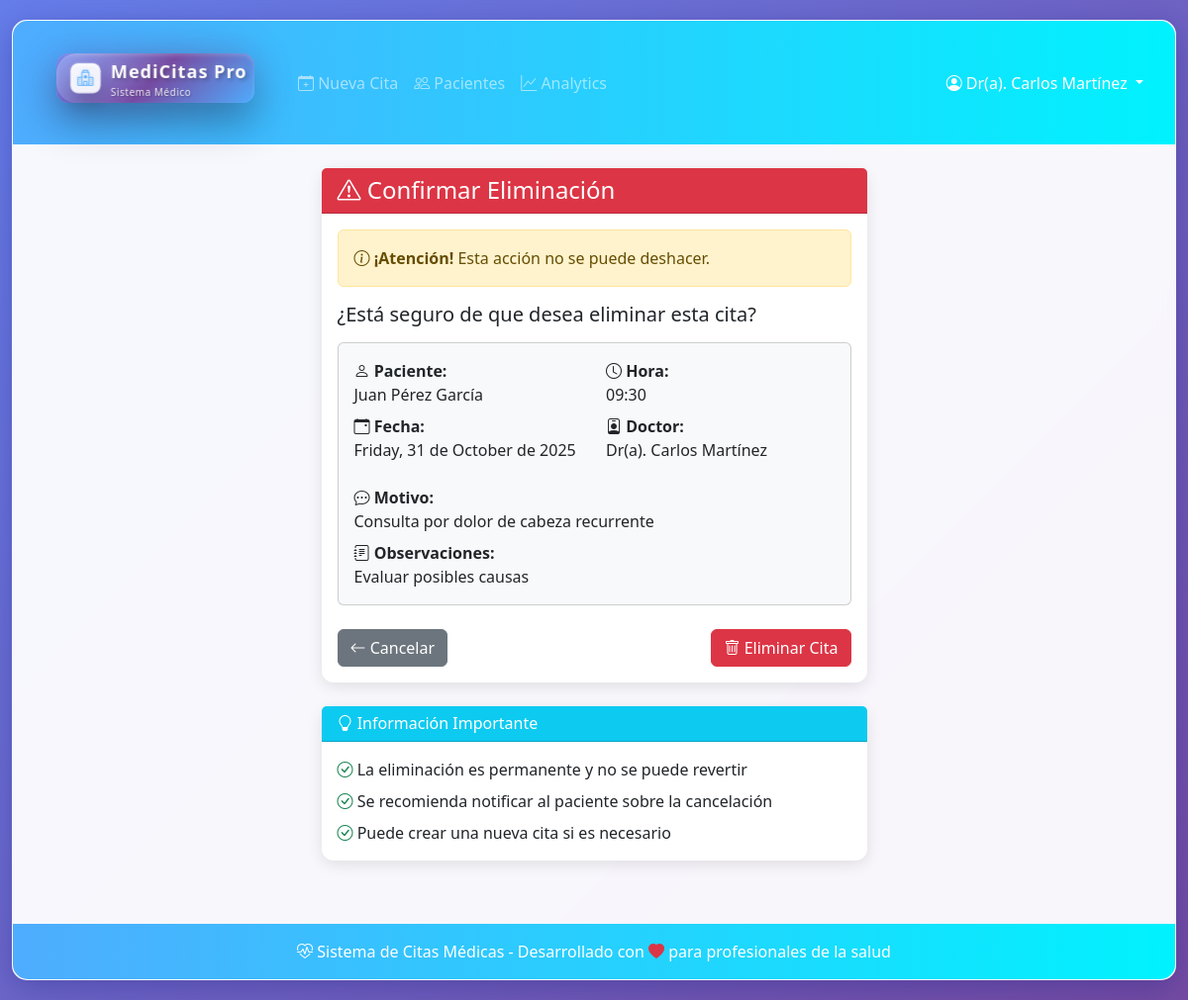
The page /api/v1/appointments/eliminar/3/ (signed in) on the database its author committed.
### appointments/models.py (models this page shows, shortened)
class Appointment(models.Model):
    paciente = models.ForeignKey(
        'patients.Patient',  # Usa la referencia en cadena para evitar importaciones cíclicas
        on_delete=models.CASCADE,
        verbose_name="Paciente"
    )
    doctor = models.ForeignKey('doctors.Doctor', on_delete=models.CASCADE)  # Referencia correcta al modelo Doctor
    fecha = models.DateTimeField(verbose_name="Fecha y hora de la cita")
    motivo = models.TextField(verbose_name="Motivo de la consulta")
    observaciones = models.TextField(blank=True, null=True, verbose_name="Observaciones del doctor")
    creada_en = models.DateTimeField(auto_now_add=True)
    class Meta:
        verbose_name = "Cita Médica"
        verbose_name_plural = "Citas Médicas"
        ordering = ['-fecha']

### patients/models.py (models this page shows, shortened)
class Patient(models.Model):
    PRIORITY_LOW = 'B'
    PRIORITY_MEDIUM = 'M'
    PRIORITY_HIGH = 'A'
    PRIORITY_URGENT = 'U'
    PRIORITY_CHOICES = [
        (PRIORITY_LOW, 'Baja'),
        (PRIORITY_MEDIUM, 'Media'),
        (PRIORITY_HIGH, 'Alta'),
        (PRIORITY_URGENT, 'Urgente'),
    ]
    nombre = models.CharField(
        max_length=100,
        verbose_name="Nombre"
    )
    apellidos = models.CharField(
        max_length=150,
        verbose_name="Apellidos"
    )
    fecha_nacimiento = models.DateField(
        verbose_name="Fecha de Nacimiento",
        null=True,  # Puede ser opcional si no siempre se conoce
        blank=True  # Permite dejarlo vacío en formularios
    )
    dni = models.CharField(
        max_length=20,
        unique=True,  # Asegura que no haya dos pacientes con el mismo DNI/ID
        verbose_name="DNI / ID",
        help_text="Documento Personal de Identidad del paciente."
    )
    historial_medico_basico = models.TextField(
        verbose_name="Historial Médico Básico",
        blank=True, # Puede estar vacío
        null=True,  # Permite valor NULL en la base de datos
        help_text="Alergias conocidas, condiciones preexistentes, medicación actual relevante, etc."
    )
    informacion_contacto = models.TextField(
        verbose_name="Información de Contacto",
        blank=True,
        null=True,
        help_text="Teléfono, email, dirección, contacto de emergencia, etc."
    )
    prioridad = models.CharField(
        max_length=1,
        choices=PRIORITY_CHOICES,
        default=PRIORITY_LOW, # Establece 'Baja' como prioridad por defecto
        verbose_name="Prioridad",
        help_text="Nivel de prioridad para la atención del paciente."
    )
    class Meta:
        verbose_name = "Paciente"
        verbose_name_plural = "Pacientes"
        ordering = ['apellidos', 'nombre'] # Ordenar por defecto por apellidos, luego nombre

### doctors/models.py (models this page shows, shortened)
class Doctor(models.Model):
    usuario = models.OneToOneField(User, on_delete=models.CASCADE, verbose_name="Usuario")
    nombre = models.CharField(max_length=100, verbose_name="Nombre")
    apellidos = models.CharField(max_length=150, verbose_name="Apellidos")
    especialidad = models.CharField(max_length=100, verbose_name="Especialidad")
    telefono = models.CharField(max_length=20, blank=True, verbose_name="Teléfono de contacto")
    class Meta:
        verbose_name = "Doctor"
        verbose_name_plural = "Doctores"
        ordering = ['apellidos', 'nombre']

### appointments/views.py (the view, shortened to what this page needs)
# urls.py: path('eliminar/<int:cita_id>/', eliminar_cita, name='eliminar_cita'),
@login_required
def eliminar_cita(request, cita_id):
    doctor = get_object_or_404(Doctor, usuario=request.user)
    cita = get_object_or_404(Appointment, id=cita_id, doctor=doctor)
    context = {
        'cita': cita,
        'doctor': doctor,
    }
    return render(request, 'confirmar_eliminar_cita.html', context)

### templates/confirmar_eliminar_cita.html (shortened to what this page needs)
{% extends 'base.html' %}
{% block content %}
<div class="row justify-content-center">
    <div class="col-lg-6">
        <div class="card card-custom border-danger">
            <div class="card-header bg-danger text-white">
                <h4 class="mb-0">
                    <i class="bi bi-exclamation-triangle"></i> Confirmar Eliminación
                </h4>
            </div>
            <div class="card-body">
                <div class="alert alert-warning" role="alert">
                    <i class="bi bi-info-circle"></i>
                    <strong>¡Atención!</strong> Esta acción no se puede deshacer.
                </div>
                <h5 class="mb-3">¿Está seguro de que desea eliminar esta cita?</h5>
                <div class="card bg-light">
                    <div class="card-body">
                        <div class="row">
                            <div class="col-md-6">
                                <p class="mb-2">
                                    <strong><i class="bi bi-person"></i> Paciente:</strong><br>
                                    {{ cita.paciente.nombre }} {{ cita.paciente.apellidos }}
                                </p>
                                <p class="mb-2">
                                    <strong><i class="bi bi-calendar-event"></i> Fecha:</strong><br>
                                    {{ cita.fecha|date:"l, d \d\e F \d\e Y" }}
                                </p>
                            </div>
                            <div class="col-md-6">
                                <p class="mb-2">
                                    <strong><i class="bi bi-clock"></i> Hora:</strong><br>
                                    {{ cita.fecha|date:"H:i" }}
                                </p>
                                <p class="mb-2">
                                    <strong><i class="bi bi-person-badge"></i> Doctor:</strong><br>
                                    Dr(a). {{ doctor.usuario.first_name }} {{ doctor.usuario.last_name }}
                                </p>
                            </div>
                        </div>
                        <div class="mt-3">
                            <p class="mb-2">
                                <strong><i class="bi bi-chat-dots"></i> Motivo:</strong><br>
                                {{ cita.motivo|truncatewords:20 }}
                            </p>
                            {% if cita.observaciones %}
                                <p class="mb-0">
                                    <strong><i class="bi bi-journal-text"></i> Observaciones:</strong><br>
                                    {{ cita.observaciones|truncatewords:20 }}
                                </p>
                            {% endif %}
                        </div>
                    </div>
                </div>
                <div class="d-flex justify-content-between align-items-center mt-4">
                    <a href="{% url 'doctor_dashboard' %}" class="btn btn-secondary">
                        <i class="bi bi-arrow-left"></i> Cancelar
                    </a>
                    <form method="post" class="d-inline">
                        <button type="submit" class="btn btn-danger" id="deleteBtn">
                            <i class="bi bi-trash"></i> Eliminar Cita
                        </button>
                    </form>
                </div>
            </div>
        </div>
        <div class="card card-custom mt-4">
            <div class="card-header bg-info text-white">
                <h6 class="mb-0">
                    <i class="bi bi-lightbulb"></i> Información Importante
                </h6>
            </div>
            <div class="card-body">
                <ul class="list-unstyled mb-0">
                    <li class="mb-2">
                        <i class="bi bi-check-circle text-success"></i>
                        La eliminación es permanente y no se puede revertir
                    </li>
                    <li class="mb-2">
                        <i class="bi bi-check-circle text-success"></i>
                        Se recomienda notificar al paciente sobre la cancelación
                    </li>
                    <li class="mb-0">
                        <i class="bi bi-check-circle text-success"></i>
                        Puede crear una nueva cita si es necesario
                    </li>
                </ul>
            </div>
        </div>
    </div>
</div>
{% endblock %}

### templates/base.html (shortened to what this page needs)
{% load static %}
<!DOCTYPE html>
<html lang="es">
<head>
    <link href="https://cdn.jsdelivr.net/npm/bootstrap@5.3.0/dist/css/bootstrap.min.css" rel="stylesheet">
    <link href="https://cdn.jsdelivr.net/npm/bootstrap-icons@1.10.0/font/bootstrap-icons.css" rel="stylesheet">
    <link href="{% static 'css/logo.css' %}" rel="stylesheet">
</head>
<body>
    <div class="container-fluid">
        <div class="main-container">
            <nav class="navbar navbar-expand-lg navbar-dark navbar-custom">
                <div class="container-fluid px-4">
                    <a class="navbar-brand" href="{% url 'doctor_dashboard' %}">
                        <div class="logo-3d-container">
                            <div class="logo-3d logo-compact">
                                <div class="logo-glow"></div>
                                <div class="logo-background"></div>
                                <div class="logo-icon">
                                    <i class="bi bi-hospital"></i>
                                </div>
                                <div class="logo-text">
                                    <h1 class="logo-title">MediCitas Pro</h1>
                                    <p class="logo-subtitle">Sistema Médico</p>
                                </div>
                            </div>
                        </div>
                    </a>
                    <div class="navbar-nav me-auto">
                        <li class="nav-item">
                            <a class="nav-link" href="{% url 'crear_cita' %}">
                                <i class="bi bi-calendar-plus"></i> Nueva Cita
                            </a>
                        </li>
                        <li class="nav-item">
                            <a class="nav-link" href="{% url 'patient_dashboard' %}">
                                <i class="bi bi-people"></i> Pacientes
                            </a>
                        </li>
                        <li class="nav-item">
                            <a class="nav-link" href="{% url 'analytics_dashboard' %}">
                                <i class="bi bi-graph-up"></i> Analytics
                            </a>
                        </li>
                    </div>
                    {% if user.is_authenticated %}
                    <div class="navbar-nav ms-auto">
                        <div class="nav-item dropdown">
                            <a class="nav-link dropdown-toggle text-white" href="#" role="button" data-bs-toggle="dropdown">
                                <i class="bi bi-person-circle"></i> Dr(a). {{ user.first_name }} {{ user.last_name }}
                            </a>
                        </div>
                    </div>
                    {% endif %}
                </div>
            </nav>
            <main class="container-fluid p-4 fade-in">
                {% block content %}{% endblock %}
            </main>
            <footer class="footer-custom text-white text-center py-3">
                <div class="container">
                    <p class="mb-0">
                        <i class="bi bi-heart-pulse"></i> Sistema de Citas Médicas -
                        Desarrollado con <i class="bi bi-heart-fill text-danger"></i> para profesionales de la salud
                    </p>
                </div>
            </footer>
        </div>
    </div>
</body>
</html>

### static/css/logo.css (style rules this page uses)
.logo-3d-container { perspective: 1000px; display: inline-block; margin: 20px; }
.logo-3d { position: relative; width: 300px; height: 120px; transform-style: preserve-3d; transition: transform 0.6s ease; cursor: pointer; }
.logo-background { position: absolute; width: 100%; height: 100%; background: linear-gradient(135deg, #667eea 0%, #764ba2 50%, #4facfe 100%); border-radius: 20px; box-shadow: 0 20px 40px rgba(0, 0, 0, 0.3), inset 0 2px 4px rgba(255, 255, 255, 0.2); transform: translateZ(0); }
.logo-background::before { content: ''; position: absolute; top: 0; left: 0; right: 0; bottom: 0; background: linear-gradient(135deg, rgba(255,255,255,0.3) 0%, transparent 50%); border-radius: 20px; transform: translateZ(1px); }
.logo-icon { position: absolute; top: 20px; left: 30px; width: 60px; height: 60px; background: rgba(255, 255, 255, 0.9); border-radius: 15px; display: flex; align-items: center; justify-content: center; font-size: 28px; color: #4facfe; box-shadow: 0 10px 20px rgba(0, 0, 0, 0.2), inset 0 2px 4px rgba(255, 255, 255, 0.8); transform: translateZ(10px); animation: pulse 2s ease-in-out infinite; }
.logo-text { position: absolute; top: 25px; left: 110px; right: 20px; transform: translateZ(5px); }
.logo-title { font-family: 'Segoe UI', Tahoma, Geneva, Verdana, sans-serif; font-size: 32px; font-weight: 700; color: white; text-shadow: 2px 2px 4px rgba(0, 0, 0, 0.3), 0 0 10px rgba(255, 255, 255, 0.2); margin: 0; letter-spacing: 1px; }
.logo-subtitle { font-family: 'Segoe UI', Tahoma, Geneva, Verdana, sans-serif; font-size: 14px; font-weight: 400; color: rgba(255, 255, 255, 0.9); text-shadow: 1px 1px 2px rgba(0, 0, 0, 0.3); margin: 5px 0 0 0; letter-spacing: 0.5px; }
.logo-glow { position: absolute; top: -10px; left: -10px; right: -10px; bottom: -10px; background: linear-gradient(135deg, #667eea, #764ba2, #4facfe); border-radius: 30px; opacity: 0.3; filter: blur(15px); transform: translateZ(-5px); animation: glow 3s ease-in-out infinite alternate; }
.logo-compact { width: 200px; height: 50px; transform-style: preserve-3d; transition: transform 0.3s ease; }
.logo-compact .logo-background { height: 50px; border-radius: 12px; }
.logo-compact .logo-icon { width: 30px; height: 30px; top: 10px; left: 15px; font-size: 16px; border-radius: 8px; }
.logo-compact .logo-text { top: 8px; left: 55px; }
.logo-compact .logo-title { font-size: 18px; margin: 0; }
.logo-compact .logo-subtitle { font-size: 10px; margin: 2px 0 0 0; }

### templates/base.html (style rules this page uses)
:root { --primary-color: #0d6efd; --secondary-color: #6c757d; --success-color: #198754; --danger-color: #dc3545; --warning-color: #ffc107; --info-color: #0dcaf0; }
body { background: linear-gradient(135deg, #667eea 0%, #764ba2 100%); min-height: 100vh; font-family: 'Segoe UI', Tahoma, Geneva, Verdana, sans-serif; }
.main-container { background: rgba(255, 255, 255, 0.95); backdrop-filter: blur(10px); border-radius: 15px; box-shadow: 0 8px 32px rgba(31, 38, 135, 0.37); border: 1px solid rgba(255, 255, 255, 0.18); margin: 20px auto; max-width: 1200px; }
.navbar-custom { background: linear-gradient(90deg, #4facfe 0%, #00f2fe 100%); border-radius: 15px 15px 0 0; }
.navbar-brand { font-weight: 700; font-size: 1.5rem; }
.card-custom { border: none; border-radius: 12px; box-shadow: 0 4px 15px rgba(0, 0, 0, 0.1); transition: transform 0.3s ease, box-shadow 0.3s ease; }
.footer-custom { background: linear-gradient(90deg, #4facfe 0%, #00f2fe 100%); border-radius: 0 0 15px 15px; margin-top: 40px; }
.fade-in { animation: fadeIn 0.5s ease-in; }

### rows shown on the page
Appointment: paciente.nombre "Juan", paciente.apellidos "Pérez García", fecha "Friday, 31 de October de 2025", fecha "09:30", motivo "Consulta por dolor de cabeza recurrente", observaciones "Evaluar posibles causas"
Doctor: usuario.first_name "Carlos", usuario.last_name "Martínez"

### other values the page prints
{{ user.first_name }} "Carlos"
{{ user.last_name }} "Martínez"
